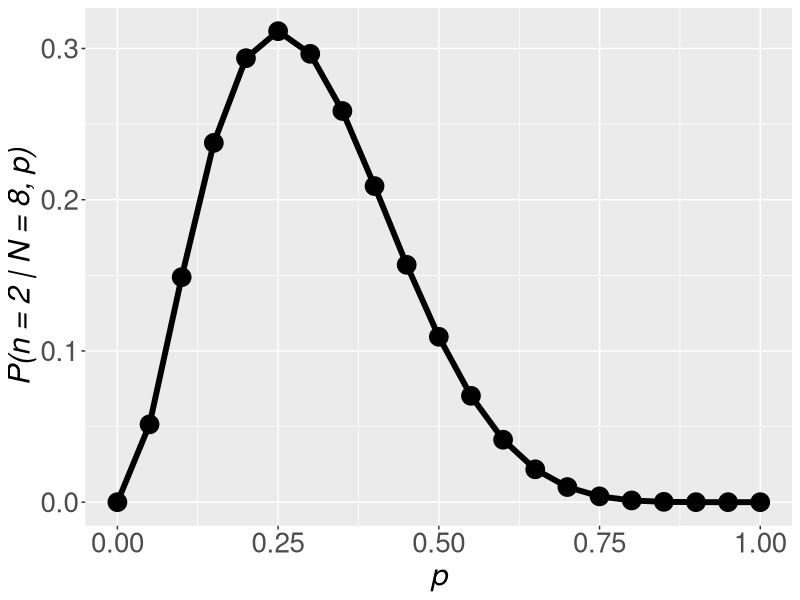
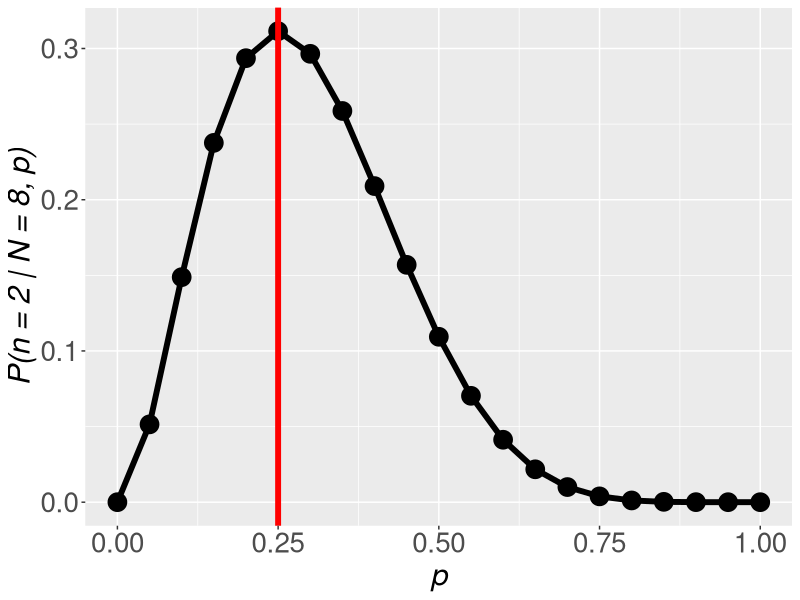
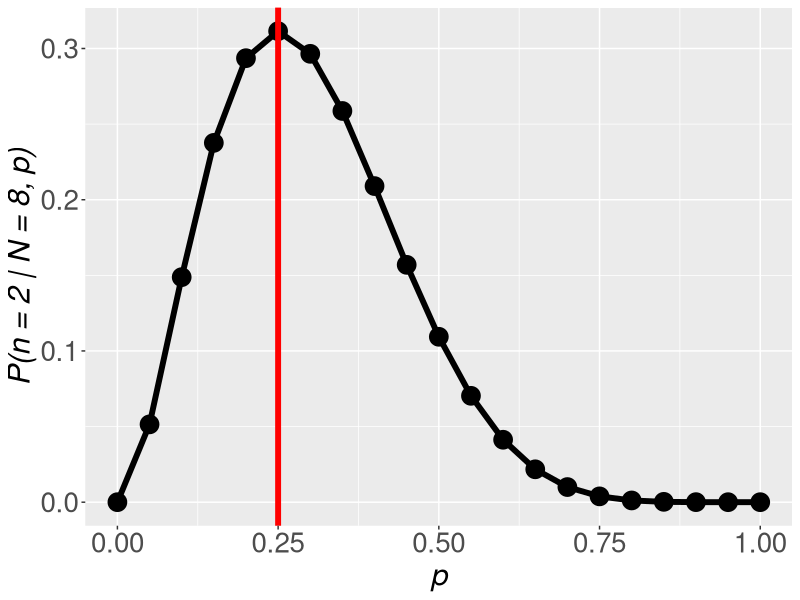
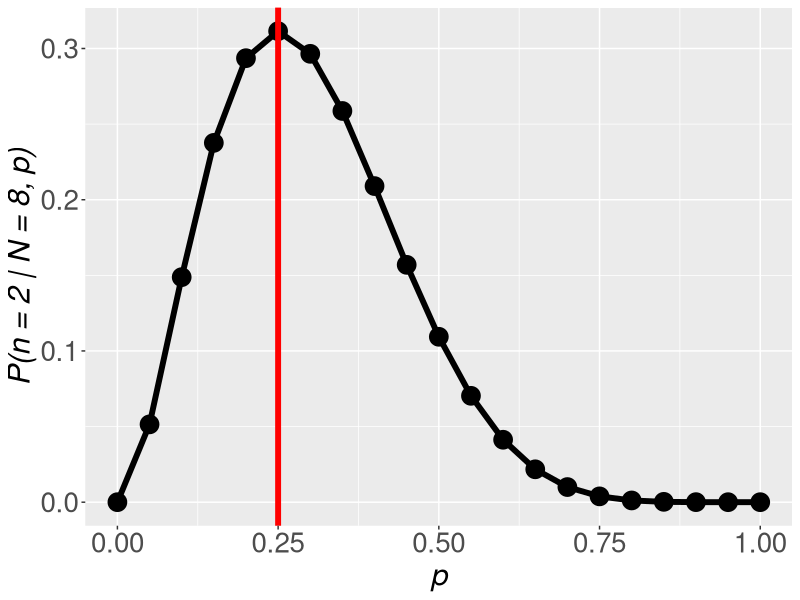
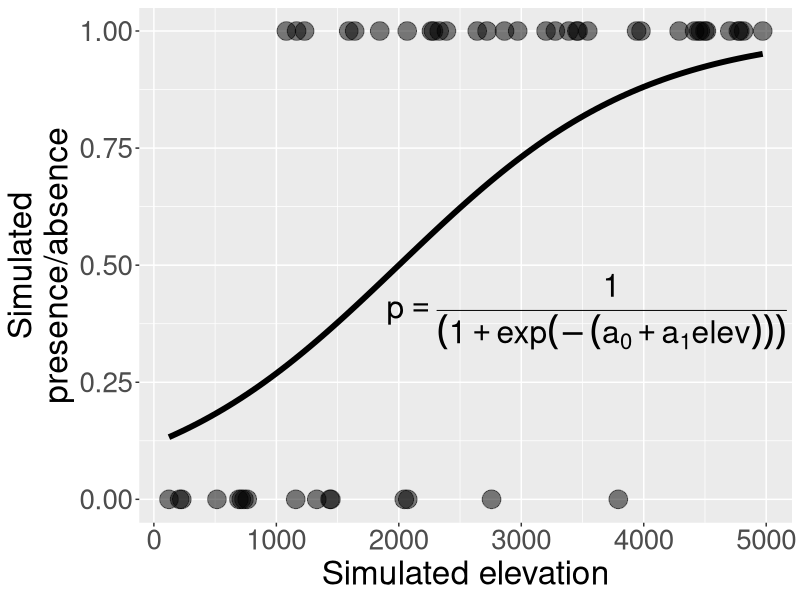
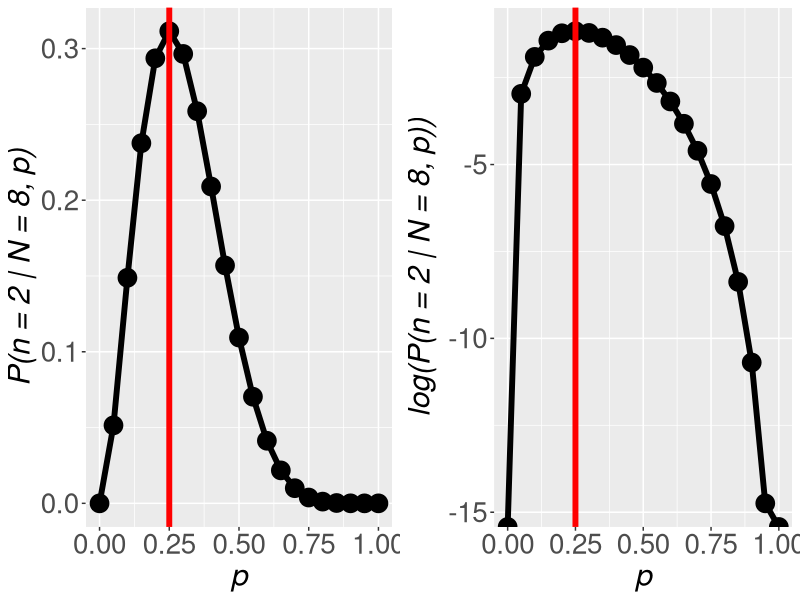
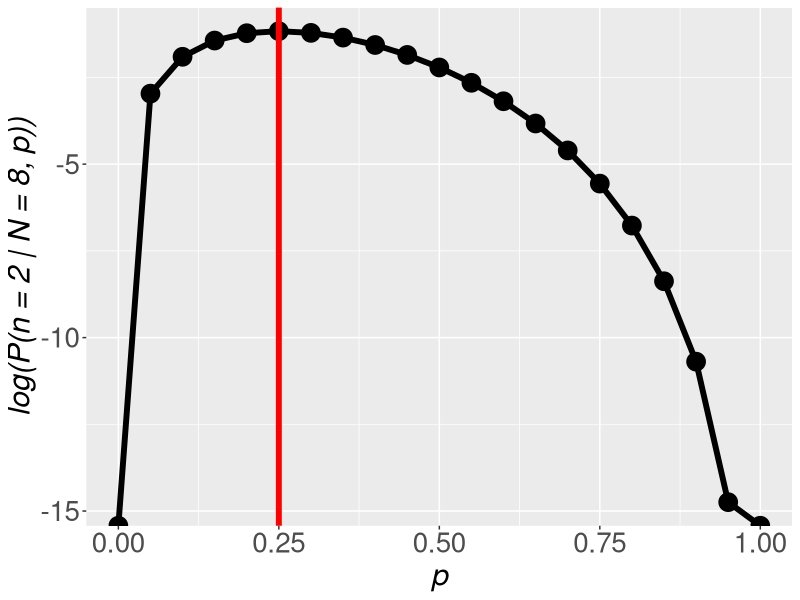

These figures' R source, in order: (Note: this script raises an error after producing the figures.)
## ---- chunk 1
#| label: setup
#| echo: false
#| message: false
#| warning: false


library(ggplot2)
library(knitr)
library(cowplot)

opts_chunk$set(echo = TRUE)
## ---- chunk 2
kahuli <- c(0, 0, 1, 0, 1, 0, 0, 0)
kahuli
## ---- chunk 3
kahuli
## ---- chunk 4
p <- 0.9
dbinom(2, size = 8, prob = p)
## ---- chunk 5
kahuli
## ---- chunk 6
pp <- seq(0, 1, by = 0.05)

l <- dbinom(2, size = 8, prob = pp)
l
## ---- chunk 7
#| echo: false
#| fig-width: 8
#| fig-height: 4
#| fig-align: center

lik_fun <- data.frame(pp, l)

gp_lik <- ggplot(lik_fun, aes(pp, l)) +
    geom_point(size = 6) +
    geom_line(linewidth = 2) +
    xlab("p") +
    ylab("P(n = 2 | N = 8, p)") +
    theme(axis.text = element_text(size = 20), 
          axis.title = element_text(size = 22, face = "italic"))

gp_lik
## ---- chunk 8
#| echo: false
#| fig-width: 8
#| fig-height: 4
#| fig-align: center


gp_lik +
    geom_vline(xintercept = 0.25, color = "red", linewidth = 2)


## ---- chunk 9
#| echo: false
#| fig-width: 8
#| fig-height: 4
#| fig-align: center


gp_lik +
    geom_vline(xintercept = 0.25, color = "red", linewidth = 2)


## ---- chunk 10
#| echo: false
#| fig-width: 8
#| fig-height: 4
#| fig-align: center


gp_lik +
    geom_vline(xintercept = 0.25, color = "red", linewidth = 2)


## ---- chunk 11
set.seed(123)
nobs <- 50
elev <- runif(nobs, 0, 5000)
p <- 1 / (1 + exp(-(-2 + 0.001 * elev)))
y <- rbinom(nobs, size = 1, prob = p)
dat <- data.frame(elev, y)
## ---- chunk 12
#| echo: false
#| fig-width: 8
#| fig-height: 4
#| fig-align: center

gp_pa <- ggplot(dat, aes(elev, y)) +
    geom_point(size = 6, alpha = 0.5) +
    xlab("Simulated elevation") + 
    ylab("Simulated\npresence/absence") +
    theme(axis.text = element_text(size = 20), 
          axis.title = element_text(size = 24))

gp_pa + 
    geom_function(fun = \(x) 1 / (1 + exp(-(-2 + 0.001 * x))), 
                  linewidth = 2) +
    annotate(geom = "text", x = 1900, y = 0.4, 
             label = expression(p == frac(1 , (1 + exp(-(a[0] + a[1] * elev))))), 
             hjust = "left", size = 8)
## ---- chunk 13
try_a0 <- -1 # close-ish to the truth
try_a1 <- 0.005
l <- dbinom(y, size = 1, 
            prob = 1 / (1 + exp(-(try_a0 + try_a1 * elev)))) |> 
    prod()
## ---- chunk 14
l
## ---- chunk 15
#| echo: false
#| fig-width: 10
#| fig-height: 4
#| fig-align: center

gp_loglik <- ggplot(lik_fun, aes(pp, log(l))) +
    geom_point(size = 6) +
    geom_line(linewidth = 2) +
    xlab("p") +
    ylab("log(P(n = 2 | N = 8, p))") +
    theme(axis.text = element_text(size = 20), 
          axis.title = element_text(size = 22, face = "italic")) +
    geom_vline(xintercept = 0.25, color = "red", linewidth = 2)

gp_lik <- gp_lik +
    geom_vline(xintercept = 0.25, color = "red", linewidth = 2)

plot_grid(gp_lik, gp_loglik)

## ---- chunk 16
#| echo: false
#| fig-width: 8
#| fig-height: 4
#| fig-align: center

gp_loglik

## ---- chunk 17
try_a0 <- -1 # close-ish to the truth
try_a1 <- 0.005

# log likelihood now
ll <- dbinom(y, size = 1, 
            prob = 1 / (1 + exp(-(try_a0 + try_a1 * elev))), 
            log = TRUE) |> 
    sum()

ll
## ---- chunk 18
#| echo: false
#| fig-width: 7
#| fig-height: 5
#| fig-align: center


try_a <- expand.grid(a0 = seq(-8, 1, length.out = 40), 
                     a1 = seq(0.0001, 0.007, length.out = 40))


ll <- sapply(1:nrow(try_a), function(i) {
    dbinom(y, size = 1, 
            prob = 1 / (1 + exp(-(try_a$a0[i] + try_a$a1[i] * elev))), 
            log = TRUE) |> 
    sum()
})

ll <- data.frame(try_a, loglik = ll)



ggplot(ll, aes(a0, a1, z = loglik)) +
    geom_tile(aes(fill = loglik)) +
    scale_fill_viridis_c() +
    geom_contour(color = "black") +
    xlab(expression(hat(a[0]))) +
    ylab(expression(hat(a[1]))) +
    scale_x_continuous(expand = FALSE) +
    scale_y_continuous(expand = FALSE) +
    geom_point(data = ll[which.max(ll$loglik), ], 
               mapping = aes(a0, a1), 
               shape = 4, size = 2, stroke = 2) +
    theme(axis.text = element_text(size = 20), 
          axis.title = element_text(size = 22))
## ---- chunk 19
#| echo: false
#| fig-width: 7
#| fig-height: 5
#| fig-align: center


try_a <- expand.grid(a0 = seq(-8, 1, length.out = 40), 
                     a1 = seq(0.0001, 0.007, length.out = 40))


ll <- sapply(1:nrow(try_a), function(i) {
    dbinom(y, size = 1, 
            prob = 1 / (1 + exp(-(try_a$a0[i] + try_a$a1[i] * elev))), 
            log = TRUE) |> 
    sum()
})

ll <- data.frame(try_a, loglik = ll)



gpll <- ggplot(ll, aes(a0, a1, z = loglik)) +
    geom_tile(aes(fill = loglik)) +
    scale_fill_viridis_c() +
    geom_contour(color = "black") +
    xlab(expression(hat(a[0]))) +
    ylab(expression(hat(a[1]))) +
    scale_x_continuous(expand = FALSE) +
    scale_y_continuous(expand = FALSE) +
    theme(axis.text = element_text(size = 20), 
          axis.title = element_text(size = 22)) +
    geom_point(data = ll[which.max(ll$loglik), ], 
               mapping = aes(a0, a1), 
               shape = 4, size = 2, stroke = 2)

gpll

## ---- chunk 20
#| echo: false
#| fig-width: 5
#| fig-height: 3
#| fig-align: center


gpll
## ---- chunk 21
llfun <- function(a, y, elev) {
    dbinom(x = y, size = 1, 
           prob = 1 / (1 + exp(-(a[1] + a[2] * elev))), 
           log = TRUE) |> 
        sum()
}

# find the maximum 
llmax <- optim(par = c(-3, 0.005), 
               fn = llfun,
               y = y, elev = elev, 
               control = list(fnscale = -1))
## ---- chunk 22
llmax
